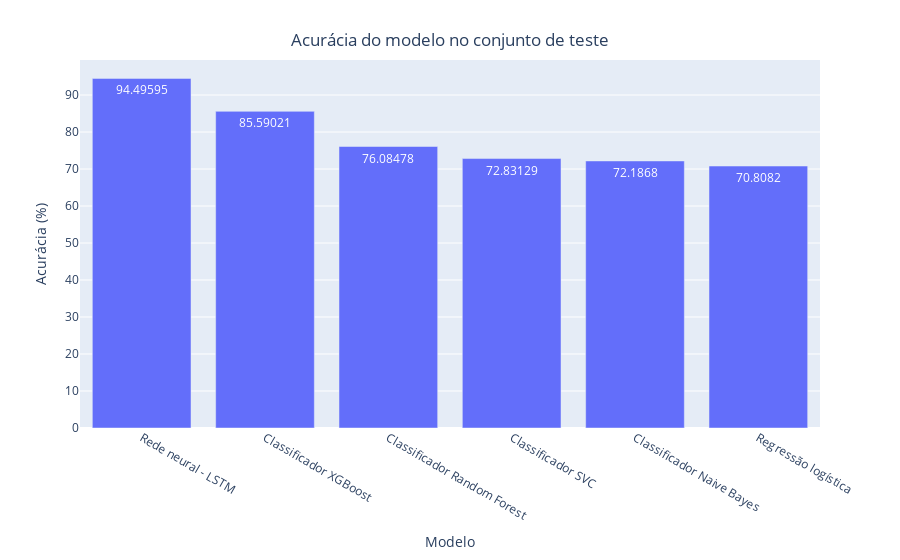

Notebook code for this chart:
### Code cell
x = px.bar(results, y = 'Acurácia', text_auto = True)
x.update_xaxes(title = 'Modelo', categoryorder = 'total descending')
x.update_yaxes(title = 'Acurácia (%)')
x.update_layout(showlegend = True,
  title = {
    'text': 'Acurácia do modelo no conjunto de teste',
    'y': 0.94,
    'x': 0.5,
    'xanchor': 'center',
    'yanchor': 'top'
  })        

x.show()

### Figure 1 — Plotly figure (JSON) as saved in the notebook; plotly's stock layout.template omitted (floating-point values rounded to 4 significant figures)
{"data": [{"alignmentgroup": "True", "hovertemplate": "index=%{x}<br>Acurácia=%{y}<extra></extra>", "legendgroup": "", "marker": {"color": "#636efa", "pattern": {"shape": ""}}, "name": "", "offsetgroup": "", "orientation": "v", "showlegend": false, "textposition": "auto", "texttemplate": "%{y}", "type": "bar", "x": ["Rede neural - LSTM", "Regressão logística", "Classificador Naive Bayes", "Classificador SVC", "Classificador Random Forest", "Classificador XGBoost"], "xaxis": "x", "y": [94.5, 70.81, 72.19, 72.83, 76.08, 85.59], "yaxis": "y"}], "layout": {"barmode": "relative", "legend": {"tracegroupgap": 0}, "margin": {"t": 60}, "showlegend": true, "title": {"text": "Acurácia do modelo no conjunto de teste", "x": 0.5, "xanchor": "center", "y": 0.94, "yanchor": "top"}, "xaxis": {"anchor": "y", "categoryorder": "total descending", "domain": [0, 1], "title": {"text": "Modelo"}}, "yaxis": {"anchor": "x", "domain": [0, 1], "title": {"text": "Acurácia (%)"}}}}
